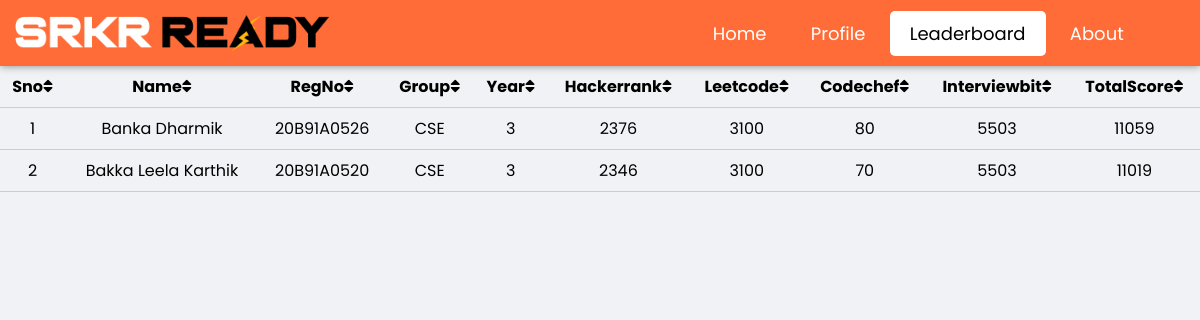
Page /stu_leaderboard.php on the committed database.
### tables this page shows
CREATE TABLE `stu_leaderboard` (
  `Reg_No` varchar(10) NOT NULL,
  `Name` text NOT NULL,
  `Email` varchar(1000) NOT NULL,
  `Group` text NOT NULL,
  `Year` smallint(6) NOT NULL,
  `Username_Hackerrank` varchar(100) NOT NULL,
  `Hackerrank` int(10) NOT NULL,
  `Username_Leetcode` varchar(100) NOT NULL,
  `Leetcode` int(10) NOT NULL,
  `Username_Codechef` varchar(100) NOT NULL,
  `Codechef` int(10) NOT NULL,
  `Username_Interviewbit` varchar(100) NOT NULL,
  `Interviewbit` int(10) NOT NULL,
  `TotalScore` int(20) NOT NULL
);

### stu_leaderboard.php (the view, shortened to what this page needs)
<!DOCTYPE html>
<html lang="en" dir="ltr">
    <head>
        <link rel="stylesheet" href="https://cdnjs.cloudflare.com/ajax/libs/font-awesome/5.15.3/css/all.min.css"/>
        <link rel="stylesheet" href="stu_leaderboard.css">
    </head>
    <body>
        <nav class="topnav">
            <div class="topnav-left">
                <img src="images/SRKR Ready.png">
            </div>
            <div class="topnav-right">
                <ul>
                <li><a href="stu_home.php">Home</a></li>
                <li><a href="stu_profile.php">Profile</a></li>
                <li><a class="active">Leaderboard</a></li>
                <li><a href="stu_about.php">About</a></li>
                <li><?php echo "<a href='stu_settings.php'>{$_SESSION['username']}</a>"; ?></li>
                </ul>
            </div>
        </nav>
        <div class="content">
            <table id="leaderboard">
                <thead>
                    <tr>
                        <th data-sort="number">Sno<i class="fas fa-sort"></i></th>
                        <th data-sort="string">Name<i class="fas fa-sort"></i></th>
                        <th data-sort="string">RegNo<i class="fas fa-sort"></i></th>
                        <th data-sort="string">Group<i class="fas fa-sort"></i></th>
                        <th data-sort="number">Year<i class="fas fa-sort"></i></th>
                        <th data-sort="number">Hackerrank<i class="fas fa-sort"></i></th>
                        <th data-sort="number">Leetcode<i class="fas fa-sort"></i></th>
                        <th data-sort="number">Codechef<i class="fas fa-sort"></i></th>
                        <th data-sort="number">Interviewbit<i class="fas fa-sort"></i></th>
                        <th data-sort="number">TotalScore<i class="fas fa-sort"></i></th>
                    </tr>
                </thead>
                <tbody>
                    <?php
                        $servername = "localhost";
                        $username = "root";
                        $password = "";
                        $dbname = "srkr ready";
                        $conn = mysqli_connect($servername, $username, $password, $dbname);
                        $sql = "SELECT * FROM stu_leaderboard order by TotalScore DESC";
                        $result = mysqli_query($conn, $sql);
                        if (mysqli_num_rows($result) > 0) {
                            $i = 1;
                            while($row = mysqli_fetch_assoc($result))
                            {
                                echo "<tr>";
                                echo "<td>".$i."</td>";
                                echo "<td>".$row["Name"]."</td>";
                                echo "<td>".$row["Reg_No"]."</td>";
                                echo "<td>".$row["Group"]."</td>";
                                echo "<td>".$row["Year"]."</td>";
                                echo "<td>".$row["Hackerrank"]."</td>";
                                echo "<td>".$row["Leetcode"]."</td>";
                                echo "<td>".$row["Codechef"]."</td>";
                                echo "<td>".$row["Interviewbit"]."</td>";
                                echo "<td>".$row["TotalScore"]."</td>";
                                echo "</tr>";
                                $i++;
                            }
                        }
                        else {
                            echo "<tr><td colspan='10'>No records found.</td></tr>";
                        }
                    ?>
                </tbody>
            </table>
        </div>
    </body>
</html>

### stu_leaderboard.css (style rules this page uses)
* { margin: 0; padding: 0; box-sizing: border-box; font-family: 'Poppins', sans-serif; }
body { background: #f0f2f5; height: 100%; overflow: hidden; }
.topnav { display: flex; align-items: center; justify-content: space-between; background: #ff6c37; padding: 13px 1%; box-shadow: 0 0 8px rgba(0, 0, 0, 0.450); position: sticky; top: 0; }
.topnav-left { flex-basis: 50%; display: flex; }
.topnav-left img { height: 40px; width: 320px; }
.topnav-right { flex-basis: 50%; text-align: right; }
.topnav-right ul { margin: 0 auto; padding: 0px; }
.topnav-right ul li { list-style: none; display: inline-block; }
.topnav-right ul li a { padding: 10px 20px; border-radius:5px; color: #FFF; font-size: 18px; text-decoration: none; }
.active { cursor: default; color:#000 !important; background-color: rgba(255, 255, 255); }
th, td { text-align:center; padding: 8px; border-bottom: 1px solid #cccccc; }
table { border-collapse: collapse; width: 100%; }

### rows in the picture
stu_leaderboard: Name "Banka Dharmik", Reg_No "20B91A0526", Group "CSE", Year "3", Hackerrank "2376", Leetcode "3100", Codechef "80", Interviewbit "5503", TotalScore "11059"
stu_leaderboard: Name "Bakka Leela Karthik", Reg_No "20B91A0520", Group "CSE", Year "3", Hackerrank "2346", Leetcode "3100", Codechef "70", Interviewbit "5503", TotalScore "11019"
